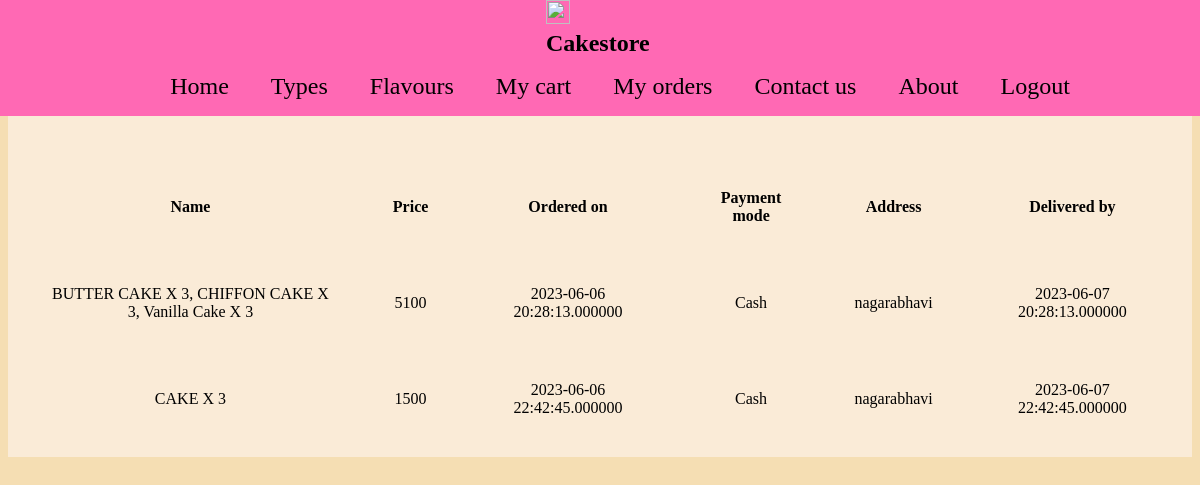
/myorders.php (signed in), run on the app's committed database.
### tables this page shows
CREATE TABLE `orders` (
  `name` varchar(300) DEFAULT NULL,
  `price` int(5) DEFAULT NULL,
  `email` varchar(50) DEFAULT NULL,
  `d` datetime(6) NOT NULL,
  `payment` varchar(20) NOT NULL,
  `address` varchar(300) NOT NULL,
  `delivery` datetime(6) NOT NULL,
  `phno` bigint(10) NOT NULL
);

### myorders.php (the view, shortened to what this page needs)
<?php
include 'connect.php';
?>
<!DOCTYPE html>
<html lang="en">
<head>
    <link rel="stylesheet" href="style.css">
</head>
<body style="background-color: wheat;">
    <div class="heading">
        <div class="logo"><img src="https://cdn.iconscout.com/icon/free/png-256/free-cake-1582399-1343940.png" width="24px" height="24px"> Cakestore </img></div>
        <ul class="nav">
            <li><a class="link" href="index.php"> Home </a></li>&nbsp;&nbsp;&nbsp;&nbsp;&nbsp;&nbsp;&nbsp;&nbsp;
            <li><a class="link" href="types.php"> Types </a></li>&nbsp;&nbsp;&nbsp;&nbsp;&nbsp;&nbsp;&nbsp;&nbsp;
            <li><a class="link" href="flavours.php"> Flavours </a></li>&nbsp;&nbsp;&nbsp;&nbsp;&nbsp;&nbsp;&nbsp;&nbsp;
            <li><a class="link" href="orders.php"> My cart </a></li>&nbsp;&nbsp;&nbsp;&nbsp;&nbsp;&nbsp;&nbsp;&nbsp;
            <li><a class="link" href="myorders.php"> My orders </a></li>&nbsp;&nbsp;&nbsp;&nbsp;&nbsp;&nbsp;&nbsp;&nbsp;
            <li><a class="link" href="contact.html"> Contact us </a></li>&nbsp;&nbsp;&nbsp;&nbsp;&nbsp;&nbsp;&nbsp;&nbsp;
            <li><a class="link" href="about.html"> About </a></li>&nbsp;&nbsp;&nbsp;&nbsp;&nbsp;&nbsp;&nbsp;&nbsp;
            <li><a class="link" href="logout.php"> Logout </a></li><br>
        </ul>
    </div>
    <div class="cat">
        <table cellspacing="20px" cellpadding="20px" width="100%" style="text-align:center;"><pre>
        <tr>
        <th>Name</th>
        <th>Price</th>
        <th>Ordered on</th>
        <th>Payment mode</th>
        <th>Address</th>
        <th>Delivered by</th>
        </tr>
        <?php
        $sql="SELECT * FROM `orders` WHERE `email` = ?";
        $stmt=$conn->prepare($sql);
        $stmt->bind_param('s', $_SESSION["email"]);
        $stmt->execute();
        $result=$stmt->get_result();
        if (mysqli_num_rows($result) > 0) {
            while($row = $result->fetch_assoc()){
                ?>
                <tr>
                <td><?php echo $row['name']; ?></td>
                <td><?php echo $row['price']; ?></td>
                <td><?php echo $row['d']; ?></td>
                <td><?php echo $row['payment']; ?></td>
                <td><?php echo $row['address']; ?></td>
                <td><?php echo $row['delivery']; ?></td>
                </tr>
            <?php
            }
        }
        ?>
        </table>
    </div>
</body>
</html>

### style.css (style rules this page uses)
.heading { background-color: rgb(255, 105, 180); position: fixed; top: 0; right: 0; left: 0; }
.logo { color: black; font-size: 24px; font-weight: bold; display: block; margin-left: auto; margin-right: auto; width: 9%; }
.link { text-decoration: none; font-size: 1.5em; color:black; }
.nav { text-align: center; }
.nav li { display: inline; list-style-type: none; }
.cat { padding-top: 100px; background-color: antiquewhite; }

### data on the page
orders: name "BUTTER CAKE X 3, CHIFFON CAKE X 3, Vanilla Cake X 3", price "5100", d "2023-06-06 20:28:13.000000", payment "Cash", address "nagarabhavi", delivery "2023-06-07 20:28:13.000000"
orders: name "CAKE X 3", price "1500", d "2023-06-06 22:42:45.000000", payment "Cash", address "nagarabhavi", delivery "2023-06-07 22:42:45.000000"
